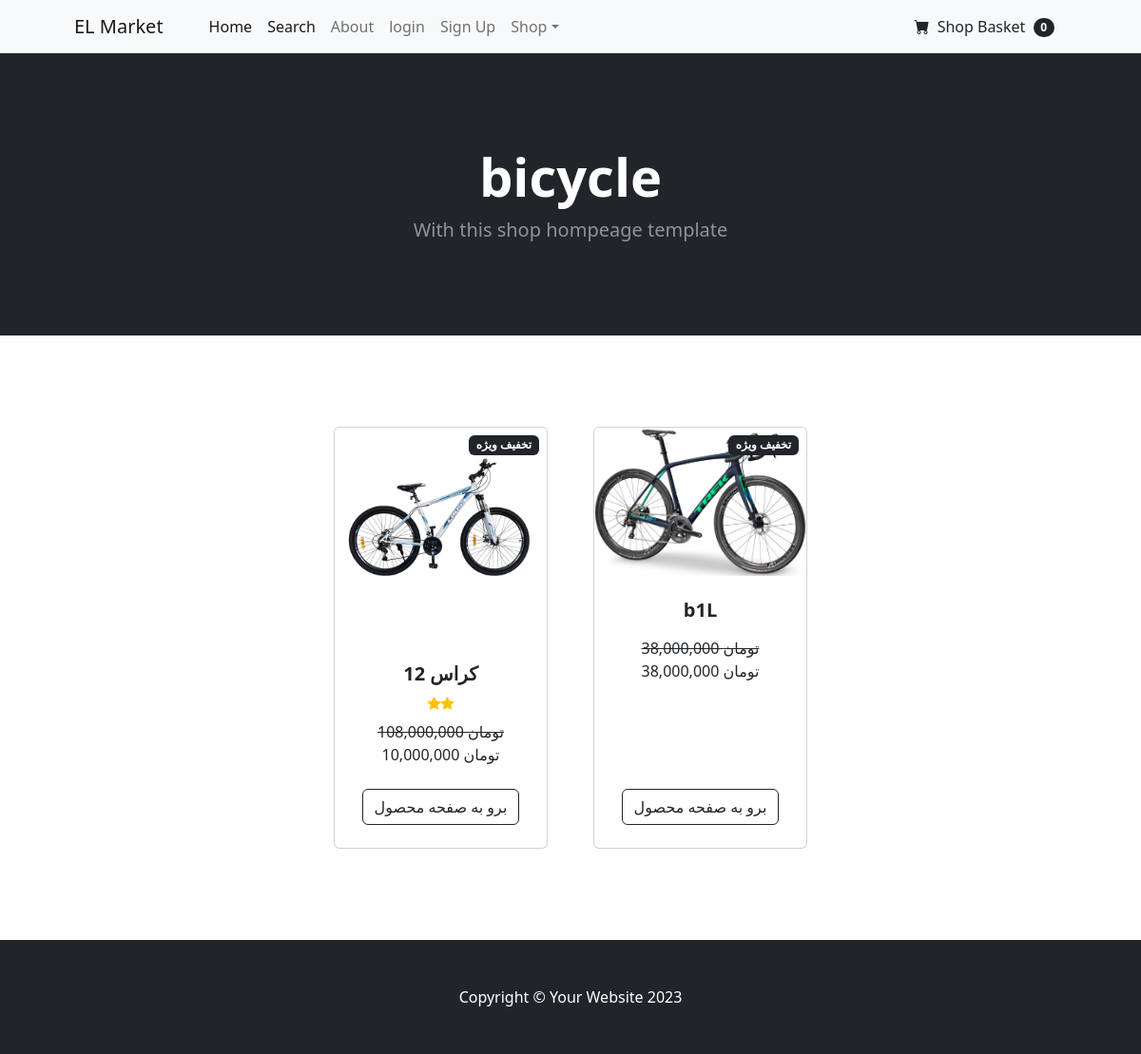
The app's page /category/bicycle with its own data.
### shop/models.py (models this page shows, shortened)
class Category(models.Model):
    name = models.CharField(max_length=20)
    def __str__(self):
        return self.name

class Product(models.Model):
    name = models.CharField(max_length=20)
    description = models.CharField(max_length=500, default="", blank=True, null=True)
    price = models.DecimalField(default=0, decimal_places=0, max_digits=12)
    category = models.ForeignKey(Category, on_delete=models.CASCADE)
    picture = models.ImageField(upload_to="upload/product/")
    star = models.IntegerField(
        default=0, validators=[MaxValueValidator(5), MinValueValidator(0)]
    )
    is_sale = models.BooleanField(default=False)
    sale_price = models.DecimalField(default=0, decimal_places=0, max_digits=12)

### shop/views.py (the view)
# urls.py: path('category/<str:cat>', views.category, name="category"),
def category(request, cat):
    cat = cat.replace("-", " ")
    try:
        category = Category.objects.get(name=cat)
        products = Product.objects.filter(category=category)
        return render(
            request, "category.html", {"product": products, "category": category}
        )
    except:
        messages.success(request, ("There are no categories"))
        return redirect("home")

### cart/cart.py (called while the page is built)
    def __len__(self):
        return len(self.cart)

### cart/context_processor.py (called while the page is built)
def cart(request):
    return{'cart': Cart(request)}

### shop/templates/category.html (shortened to what this page needs)
{% extends "base.html" %}
{% load static %}
{% load humanize %}
{% block content %}
 <header class="bg-dark py-5">
        <div class="container px-4 px-lg-5 my-5">
            <div class="text-center text-white">
                <h1 class="display-4 fw-bolder"> {{ category }} </h1>
                <p class="lead fw-normal text-white-50 mb-0">With this shop hompeage template</p>
            </div>
        </div>
    </header>
    <section class="py-5">
        <div class="container px-4 px-lg-5 mt-5">
            <div class="row gx-4 gx-lg-5 row-cols-2 row-cols-md-3 row-cols-xl-4 justify-content-center">
                 {% for item in product %}
                 {% if item.is_sale %}
                <div class="col mb-5">
                    <div class="card h-100">
                        <div class="badge bg-dark text-white position-absolute" style="top: 0.5rem; right: 0.5rem">تخفیف ویژه</div>
                        <img class="card-img-top" src="{{ item.picture.url }}" alt="..." />
                        <div class="card-body p-4">
                            <div class="text-center">
                                <h5 class="fw-bolder">{{ item.name }}</h5>
                                <div class="d-flex justify-content-center small text-warning mb-2">
                                    {% with ''|center:item.star as range %}
                                    {% for _ in range %}
                                       <div class="bi-star-fill"></div>
                                    {% endfor %}
                                {% endwith %}
                            </div>
                                <strike>{{ item.price | intcomma }} تومان </strike><br>
                                {{ item.sale_price | intcomma  }} تومان
                            </div>
                        </div>
                        <div class="card-footer p-4 pt-0 border-top-0 bg-transparent">
                            <div class="text-center"><a class="btn btn-outline-dark mt-auto" href="#">برو به صفحه محصول</a></div>
                        </div>
                    </div>
                </div>
                {% endif %}
                {% endfor %}
                </div>
            </div>
    </section>
{% endblock %}

### records on screen
Category: name "bicycle"
Product: picture (picture), name "کراس 12", is_sale True (drawn), price "108,000,000", sale_price "10,000,000"
Product: picture (picture), name "b1L", price "38,000,000", sale_price "38,000,000"

### other values on screen
{{ cart|length }} "0"
